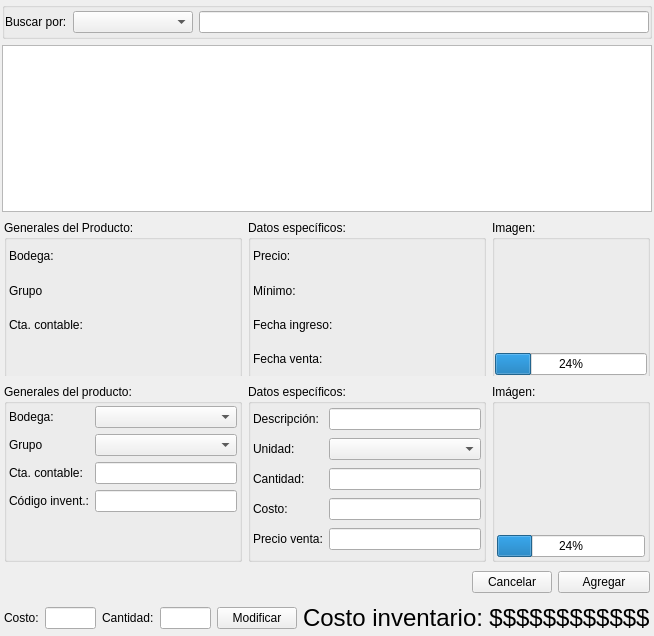
<?xml version="1.0" encoding="UTF-8"?>
<ui version="4.0">
 <class>Inventory</class>
 <widget class="QWidget" name="Inventory">
  <property name="geometry">
   <rect>
    <x>0</x>
    <y>0</y>
    <width>654</width>
    <height>636</height>
   </rect>
  </property>
  <property name="windowTitle">
   <string>Form</string>
  </property>
  <layout class="QVBoxLayout" name="verticalLayout">
   <property name="leftMargin">
    <number>2</number>
   </property>
   <property name="topMargin">
    <number>2</number>
   </property>
   <property name="rightMargin">
    <number>2</number>
   </property>
   <property name="bottomMargin">
    <number>2</number>
   </property>
   <item>
    <layout class="QHBoxLayout" name="horizontalLayout_5">
     <item>
      <widget class="QGroupBox" name="groupBox">
       <property name="minimumSize">
        <size>
         <width>0</width>
         <height>37</height>
        </size>
       </property>
       <property name="maximumSize">
        <size>
         <width>16777215</width>
         <height>37</height>
        </size>
       </property>
       <property name="title">
        <string/>
       </property>
       <layout class="QVBoxLayout" name="verticalLayout_9">
        <property name="leftMargin">
         <number>0</number>
        </property>
        <property name="topMargin">
         <number>0</number>
        </property>
        <property name="rightMargin">
         <number>0</number>
        </property>
        <property name="bottomMargin">
         <number>0</number>
        </property>
        <item>
         <layout class="QHBoxLayout" name="horizontalLayout_7">
          <item>
           <widget class="QLabel" name="label">
            <property name="text">
             <string>Buscar por:</string>
            </property>
           </widget>
          </item>
          <item>
           <widget class="QComboBox" name="cbxSearchOptions">
            <property name="minimumSize">
             <size>
              <width>120</width>
              <height>0</height>
             </size>
            </property>
            <property name="maximumSize">
             <size>
              <width>120</width>
              <height>16777215</height>
             </size>
            </property>
           </widget>
          </item>
          <item>
           <widget class="QLineEdit" name="txtSearchOptions"/>
          </item>
         </layout>
        </item>
       </layout>
      </widget>
     </item>
    </layout>
   </item>
   <item>
    <layout class="QHBoxLayout" name="horizontalLayout_9">
     <item>
      <widget class="QTableView" name="tblInventory">
       <property name="minimumSize">
        <size>
         <width>0</width>
         <height>152</height>
        </size>
       </property>
       <property name="maximumSize">
        <size>
         <width>16777215</width>
         <height>16777215</height>
        </size>
       </property>
      </widget>
     </item>
    </layout>
   </item>
   <item>
    <widget class="QWidget" name="wgtViewProductDetails" native="true">
     <property name="minimumSize">
      <size>
       <width>0</width>
       <height>158</height>
      </size>
     </property>
     <property name="maximumSize">
      <size>
       <width>16777215</width>
       <height>16777215</height>
      </size>
     </property>
     <layout class="QHBoxLayout" name="horizontalLayout">
      <property name="leftMargin">
       <number>2</number>
      </property>
      <property name="topMargin">
       <number>2</number>
      </property>
      <property name="rightMargin">
       <number>2</number>
      </property>
      <property name="bottomMargin">
       <number>2</number>
      </property>
      <item>
       <widget class="QGroupBox" name="gbxGeneralsProduct">
        <property name="minimumSize">
         <size>
          <width>0</width>
          <height>158</height>
         </size>
        </property>
        <property name="maximumSize">
         <size>
          <width>16777215</width>
          <height>16777215</height>
         </size>
        </property>
        <property name="title">
         <string>Generales del Producto:</string>
        </property>
        <layout class="QHBoxLayout" name="horizontalLayout_12">
         <property name="leftMargin">
          <number>2</number>
         </property>
         <property name="topMargin">
          <number>2</number>
         </property>
         <property name="rightMargin">
          <number>2</number>
         </property>
         <property name="bottomMargin">
          <number>2</number>
         </property>
         <item>
          <layout class="QGridLayout" name="grdGeneralProduct">
           <item row="1" column="0">
            <widget class="QLabel" name="label_5">
             <property name="text">
              <string>Grupo</string>
             </property>
            </widget>
           </item>
           <item row="0" column="0">
            <widget class="QLabel" name="label_4">
             <property name="text">
              <string>Bodega:</string>
             </property>
            </widget>
           </item>
           <item row="0" column="1">
            <widget class="QLabel" name="lblWarehouse">
             <property name="text">
              <string/>
             </property>
            </widget>
           </item>
           <item row="1" column="1">
            <widget class="QLabel" name="lblGroup">
             <property name="text">
              <string/>
             </property>
            </widget>
           </item>
           <item row="2" column="1">
            <widget class="QLabel" name="lblAccounting">
             <property name="text">
              <string/>
             </property>
            </widget>
           </item>
           <item row="3" column="0">
            <widget class="QLabel" name="label_9">
             <property name="text">
              <string/>
             </property>
            </widget>
           </item>
           <item row="2" column="0">
            <widget class="QLabel" name="label_6">
             <property name="text">
              <string>Cta. contable:</string>
             </property>
            </widget>
           </item>
          </layout>
         </item>
        </layout>
       </widget>
      </item>
      <item>
       <widget class="QGroupBox" name="gbxEspecificProduct">
        <property name="minimumSize">
         <size>
          <width>0</width>
          <height>158</height>
         </size>
        </property>
        <property name="maximumSize">
         <size>
          <width>16777215</width>
          <height>16777215</height>
         </size>
        </property>
        <property name="title">
         <string>Datos específicos:</string>
        </property>
        <layout class="QHBoxLayout" name="horizontalLayout_11">
         <property name="leftMargin">
          <number>2</number>
         </property>
         <property name="topMargin">
          <number>2</number>
         </property>
         <property name="rightMargin">
          <number>2</number>
         </property>
         <property name="bottomMargin">
          <number>2</number>
         </property>
         <item>
          <layout class="QGridLayout" name="grdProductData">
           <item row="0" column="1">
            <widget class="QLabel" name="lblPrice">
             <property name="text">
              <string/>
             </property>
            </widget>
           </item>
           <item row="2" column="0">
            <widget class="QLabel" name="label_17">
             <property name="text">
              <string>Fecha ingreso:</string>
             </property>
            </widget>
           </item>
           <item row="3" column="1">
            <widget class="QLabel" name="lblSaleDate">
             <property name="text">
              <string/>
             </property>
            </widget>
           </item>
           <item row="1" column="1">
            <widget class="QLabel" name="lblMinimum">
             <property name="text">
              <string/>
             </property>
            </widget>
           </item>
           <item row="2" column="1">
            <widget class="QLabel" name="lblIngressDate">
             <property name="text">
              <string/>
             </property>
            </widget>
           </item>
           <item row="1" column="0">
            <widget class="QLabel" name="label_16">
             <property name="text">
              <string>Mínimo:</string>
             </property>
            </widget>
           </item>
           <item row="3" column="0">
            <widget class="QLabel" name="label_22">
             <property name="text">
              <string>Fecha venta:</string>
             </property>
            </widget>
           </item>
           <item row="0" column="0">
            <widget class="QLabel" name="label_18">
             <property name="text">
              <string>Precio:</string>
             </property>
            </widget>
           </item>
          </layout>
         </item>
        </layout>
       </widget>
      </item>
      <item>
       <widget class="QGroupBox" name="gbxImageProduct">
        <property name="minimumSize">
         <size>
          <width>158</width>
          <height>158</height>
         </size>
        </property>
        <property name="maximumSize">
         <size>
          <width>158</width>
          <height>158</height>
         </size>
        </property>
        <property name="title">
         <string>Imagen:</string>
        </property>
        <layout class="QHBoxLayout" name="horizontalLayout_2">
         <property name="leftMargin">
          <number>0</number>
         </property>
         <property name="topMargin">
          <number>0</number>
         </property>
         <property name="rightMargin">
          <number>0</number>
         </property>
         <property name="bottomMargin">
          <number>0</number>
         </property>
         <item>
          <layout class="QGridLayout" name="gridLayout_4">
           <item row="1" column="0">
            <widget class="QProgressBar" name="pgbDownload">
             <property name="value">
              <number>24</number>
             </property>
            </widget>
           </item>
           <item row="0" column="0">
            <widget class="QLabel" name="imgProductPicture">
             <property name="minimumSize">
              <size>
               <width>150</width>
               <height>110</height>
              </size>
             </property>
             <property name="maximumSize">
              <size>
               <width>150</width>
               <height>156</height>
              </size>
             </property>
             <property name="text">
              <string/>
             </property>
            </widget>
           </item>
          </layout>
         </item>
        </layout>
       </widget>
      </item>
     </layout>
    </widget>
   </item>
   <item>
    <widget class="QWidget" name="wgtNewProductDetails" native="true">
     <property name="minimumSize">
      <size>
       <width>0</width>
       <height>180</height>
      </size>
     </property>
     <property name="maximumSize">
      <size>
       <width>16777215</width>
       <height>16777215</height>
      </size>
     </property>
     <layout class="QGridLayout" name="gridLayout_6">
      <property name="leftMargin">
       <number>2</number>
      </property>
      <property name="topMargin">
       <number>2</number>
      </property>
      <property name="rightMargin">
       <number>2</number>
      </property>
      <property name="bottomMargin">
       <number>0</number>
      </property>
      <item row="0" column="0">
       <widget class="QGroupBox" name="gbxNewGeneralsProduct">
        <property name="minimumSize">
         <size>
          <width>228</width>
          <height>158</height>
         </size>
        </property>
        <property name="maximumSize">
         <size>
          <width>16777215</width>
          <height>16777215</height>
         </size>
        </property>
        <property name="title">
         <string>Generales del producto:</string>
        </property>
        <layout class="QGridLayout" name="gridLayout_2">
         <property name="leftMargin">
          <number>2</number>
         </property>
         <property name="topMargin">
          <number>2</number>
         </property>
         <property name="rightMargin">
          <number>2</number>
         </property>
         <property name="bottomMargin">
          <number>2</number>
         </property>
         <item row="0" column="0">
          <layout class="QGridLayout" name="grdGeneralProduct_3">
           <item row="3" column="0">
            <widget class="QLabel" name="label_25">
             <property name="text">
              <string>Código invent.:</string>
             </property>
            </widget>
           </item>
           <item row="0" column="1">
            <widget class="QComboBox" name="cbxNewWarehouse">
             <property name="currentIndex">
              <number>-1</number>
             </property>
             <property name="maxVisibleItems">
              <number>50</number>
             </property>
            </widget>
           </item>
           <item row="0" column="0">
            <widget class="QLabel" name="label_15">
             <property name="text">
              <string>Bodega:</string>
             </property>
            </widget>
           </item>
           <item row="1" column="0">
            <widget class="QLabel" name="label_20">
             <property name="text">
              <string>Grupo</string>
             </property>
            </widget>
           </item>
           <item row="1" column="1">
            <widget class="QComboBox" name="cbxNewGroup">
             <property name="maxVisibleItems">
              <number>50</number>
             </property>
            </widget>
           </item>
           <item row="2" column="1">
            <widget class="QLineEdit" name="txtNewAccount"/>
           </item>
           <item row="2" column="0">
            <widget class="QLabel" name="label_19">
             <property name="text">
              <string>Cta. contable:</string>
             </property>
            </widget>
           </item>
           <item row="4" column="0">
            <widget class="QLabel" name="label_3">
             <property name="text">
              <string/>
             </property>
            </widget>
           </item>
           <item row="3" column="1">
            <widget class="QLineEdit" name="txtNewInventoryCode"/>
           </item>
          </layout>
         </item>
        </layout>
       </widget>
      </item>
      <item row="0" column="1">
       <widget class="QGroupBox" name="gbxNewEspecificProduct">
        <property name="minimumSize">
         <size>
          <width>228</width>
          <height>158</height>
         </size>
        </property>
        <property name="maximumSize">
         <size>
          <width>16777215</width>
          <height>16777215</height>
         </size>
        </property>
        <property name="title">
         <string>Datos específicos:</string>
        </property>
        <layout class="QHBoxLayout" name="horizontalLayout_16">
         <property name="spacing">
          <number>-1</number>
         </property>
         <property name="leftMargin">
          <number>2</number>
         </property>
         <property name="topMargin">
          <number>2</number>
         </property>
         <property name="rightMargin">
          <number>2</number>
         </property>
         <property name="bottomMargin">
          <number>2</number>
         </property>
         <item>
          <layout class="QGridLayout" name="grdProductData_2">
           <item row="3" column="1">
            <widget class="QLineEdit" name="txtNewCost"/>
           </item>
           <item row="4" column="1">
            <widget class="QLineEdit" name="txtNewPrice"/>
           </item>
           <item row="2" column="1">
            <widget class="QLineEdit" name="txtNewQty"/>
           </item>
           <item row="4" column="0">
            <widget class="QLabel" name="label_26">
             <property name="text">
              <string>Precio venta:</string>
             </property>
            </widget>
           </item>
           <item row="1" column="0">
            <widget class="QLabel" name="label_27">
             <property name="text">
              <string>Unidad:</string>
             </property>
            </widget>
           </item>
           <item row="2" column="0">
            <widget class="QLabel" name="label_21">
             <property name="text">
              <string>Cantidad:</string>
             </property>
            </widget>
           </item>
           <item row="0" column="1">
            <widget class="QLineEdit" name="txtNewDescription"/>
           </item>
           <item row="1" column="1">
            <widget class="QComboBox" name="cbxNewUnit">
             <property name="maxVisibleItems">
              <number>50</number>
             </property>
            </widget>
           </item>
           <item row="3" column="0">
            <widget class="QLabel" name="label_28">
             <property name="text">
              <string>Costo:</string>
             </property>
            </widget>
           </item>
           <item row="0" column="0">
            <widget class="QLabel" name="label_29">
             <property name="text">
              <string>Descripción:</string>
             </property>
            </widget>
           </item>
          </layout>
         </item>
        </layout>
       </widget>
      </item>
      <item row="0" column="2">
       <widget class="QGroupBox" name="gbxNewImageProduct">
        <property name="minimumSize">
         <size>
          <width>158</width>
          <height>158</height>
         </size>
        </property>
        <property name="maximumSize">
         <size>
          <width>158</width>
          <height>16777215</height>
         </size>
        </property>
        <property name="title">
         <string>Imágen:</string>
        </property>
        <layout class="QGridLayout" name="gridLayout_3">
         <property name="leftMargin">
          <number>2</number>
         </property>
         <property name="topMargin">
          <number>2</number>
         </property>
         <property name="rightMargin">
          <number>2</number>
         </property>
         <property name="bottomMargin">
          <number>2</number>
         </property>
         <property name="spacing">
          <number>-1</number>
         </property>
         <item row="1" column="0" alignment="Qt::AlignHCenter|Qt::AlignVCenter">
          <widget class="QLabel" name="imgNewPicture">
           <property name="minimumSize">
            <size>
             <width>132</width>
             <height>132</height>
            </size>
           </property>
           <property name="maximumSize">
            <size>
             <width>132</width>
             <height>132</height>
            </size>
           </property>
           <property name="text">
            <string/>
           </property>
          </widget>
         </item>
         <item row="2" column="0">
          <widget class="QProgressBar" name="pgbUpload">
           <property name="minimumSize">
            <size>
             <width>0</width>
             <height>0</height>
            </size>
           </property>
           <property name="sizeIncrement">
            <size>
             <width>0</width>
             <height>0</height>
            </size>
           </property>
           <property name="baseSize">
            <size>
             <width>0</width>
             <height>0</height>
            </size>
           </property>
           <property name="value">
            <number>24</number>
           </property>
          </widget>
         </item>
        </layout>
       </widget>
      </item>
     </layout>
    </widget>
   </item>
   <item>
    <widget class="QWidget" name="wgtBtnNewProduct" native="true">
     <property name="minimumSize">
      <size>
       <width>0</width>
       <height>28</height>
      </size>
     </property>
     <property name="maximumSize">
      <size>
       <width>16777215</width>
       <height>28</height>
      </size>
     </property>
     <layout class="QHBoxLayout" name="lotBtnNewProduct">
      <property name="spacing">
       <number>-1</number>
      </property>
      <property name="leftMargin">
       <number>2</number>
      </property>
      <property name="topMargin">
       <number>0</number>
      </property>
      <property name="rightMargin">
       <number>2</number>
      </property>
      <property name="bottomMargin">
       <number>0</number>
      </property>
      <item>
       <spacer name="horizontalSpacer_2">
        <property name="orientation">
         <enum>Qt::Horizontal</enum>
        </property>
        <property name="sizeHint" stdset="0">
         <size>
          <width>40</width>
          <height>20</height>
         </size>
        </property>
       </spacer>
      </item>
      <item>
       <widget class="QPushButton" name="btnNewCancel">
        <property name="text">
         <string>Cancelar</string>
        </property>
       </widget>
      </item>
      <item>
       <widget class="QPushButton" name="btnAddProduct">
        <property name="minimumSize">
         <size>
          <width>92</width>
          <height>0</height>
         </size>
        </property>
        <property name="text">
         <string>Agregar</string>
        </property>
       </widget>
      </item>
     </layout>
    </widget>
   </item>
   <item>
    <widget class="QWidget" name="wgtProductCost" native="true">
     <property name="minimumSize">
      <size>
       <width>0</width>
       <height>32</height>
      </size>
     </property>
     <property name="maximumSize">
      <size>
       <width>16777215</width>
       <height>32</height>
      </size>
     </property>
     <layout class="QGridLayout" name="gridLayout">
      <property name="leftMargin">
       <number>2</number>
      </property>
      <property name="topMargin">
       <number>2</number>
      </property>
      <property name="rightMargin">
       <number>2</number>
      </property>
      <property name="bottomMargin">
       <number>2</number>
      </property>
      <item row="0" column="2">
       <widget class="QLabel" name="label_7">
        <property name="maximumSize">
         <size>
          <width>60</width>
          <height>16777215</height>
         </size>
        </property>
        <property name="text">
         <string>Cantidad:</string>
        </property>
       </widget>
      </item>
      <item row="0" column="3">
       <widget class="QLineEdit" name="txtNewProductQty">
        <property name="minimumSize">
         <size>
          <width>0</width>
          <height>0</height>
         </size>
        </property>
        <property name="maximumSize">
         <size>
          <width>120</width>
          <height>16777215</height>
         </size>
        </property>
       </widget>
      </item>
      <item row="0" column="4">
       <widget class="QPushButton" name="btnEditInventory">
        <property name="text">
         <string>Modificar</string>
        </property>
       </widget>
      </item>
      <item row="0" column="0">
       <widget class="QLabel" name="label_2">
        <property name="text">
         <string>Costo:</string>
        </property>
       </widget>
      </item>
      <item row="0" column="5">
       <layout class="QGridLayout" name="gridLayout_5">
        <item row="0" column="2">
         <widget class="QLabel" name="lblTotalAmmount">
          <property name="minimumSize">
           <size>
            <width>0</width>
            <height>0</height>
           </size>
          </property>
          <property name="font">
           <font>
            <pointsize>18</pointsize>
           </font>
          </property>
          <property name="text">
           <string>$$$$$$$$$$$$</string>
          </property>
          <property name="alignment">
           <set>Qt::AlignCenter</set>
          </property>
         </widget>
        </item>
        <item row="0" column="0">
         <spacer name="horizontalSpacer">
          <property name="orientation">
           <enum>Qt::Horizontal</enum>
          </property>
          <property name="sizeHint" stdset="0">
           <size>
            <width>40</width>
            <height>20</height>
           </size>
          </property>
         </spacer>
        </item>
        <item row="0" column="1">
         <widget class="QLabel" name="label_8">
          <property name="font">
           <font>
            <pointsize>18</pointsize>
           </font>
          </property>
          <property name="text">
           <string>Costo inventario:</string>
          </property>
         </widget>
        </item>
       </layout>
      </item>
      <item row="0" column="1">
       <widget class="QLineEdit" name="txtNewProductCost">
        <property name="minimumSize">
         <size>
          <width>0</width>
          <height>0</height>
         </size>
        </property>
        <property name="maximumSize">
         <size>
          <width>120</width>
          <height>16777215</height>
         </size>
        </property>
       </widget>
      </item>
     </layout>
    </widget>
   </item>
  </layout>
 </widget>
 <tabstops>
  <tabstop>cbxSearchOptions</tabstop>
  <tabstop>txtSearchOptions</tabstop>
  <tabstop>tblInventory</tabstop>
  <tabstop>cbxNewWarehouse</tabstop>
  <tabstop>cbxNewGroup</tabstop>
  <tabstop>txtNewAccount</tabstop>
  <tabstop>txtNewInventoryCode</tabstop>
  <tabstop>txtNewDescription</tabstop>
  <tabstop>cbxNewUnit</tabstop>
  <tabstop>txtNewQty</tabstop>
  <tabstop>txtNewCost</tabstop>
  <tabstop>txtNewPrice</tabstop>
  <tabstop>txtNewProductCost</tabstop>
  <tabstop>txtNewProductQty</tabstop>
  <tabstop>btnEditInventory</tabstop>
  <tabstop>btnAddProduct</tabstop>
 </tabstops>
 <resources/>
 <connections/>
</ui>
